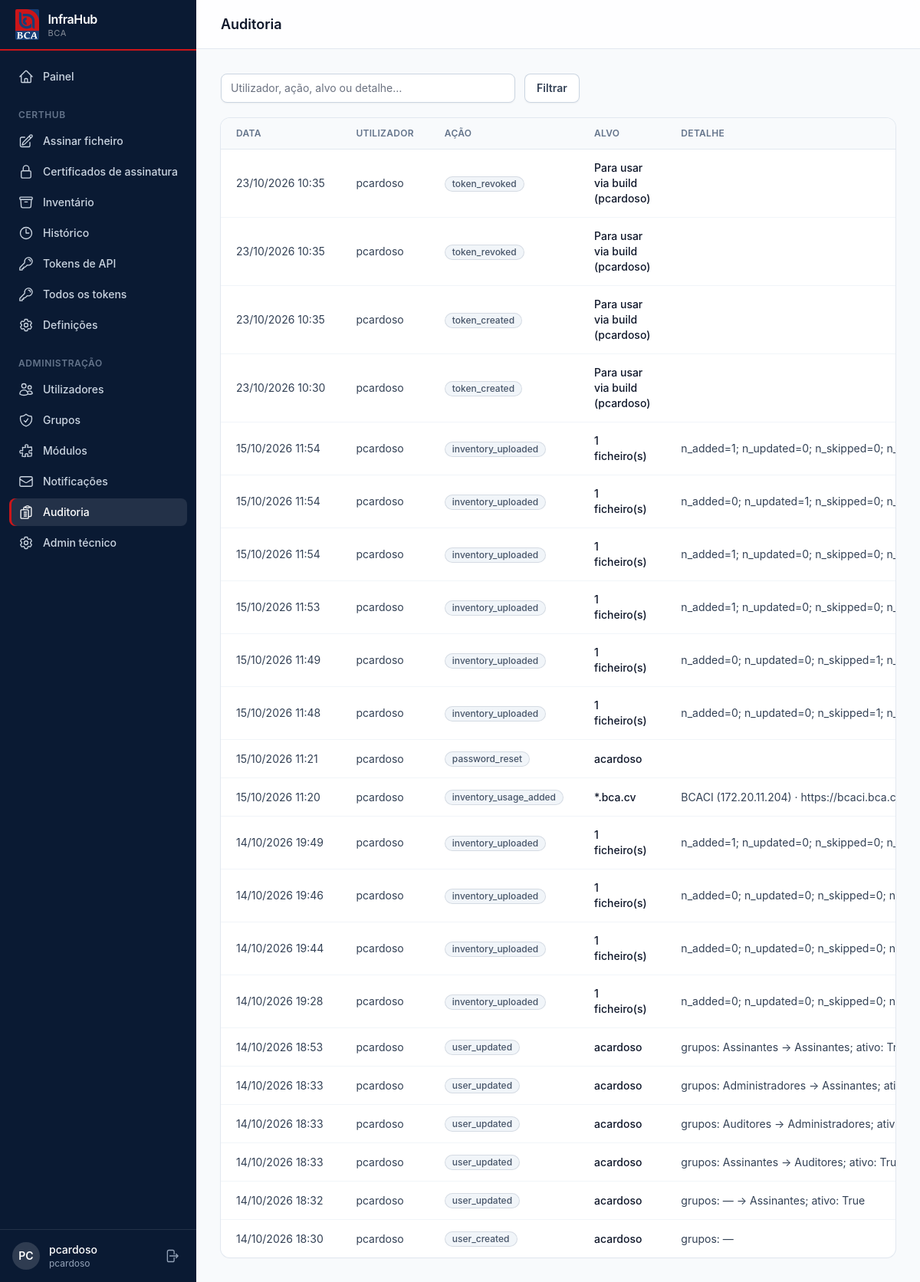
Screenshot of /manage/audit/ (signed in) with the database file from the repository.
### portal/models.py (models this page shows)
class AuditEvent(models.Model):
    user = models.ForeignKey(settings.AUTH_USER_MODEL, null=True, blank=True, on_delete=models.SET_NULL,
                             related_name="audit_events")
    username = models.CharField(max_length=150, blank=True)  # fica mesmo se o utilizador for apagado
    action = models.CharField(max_length=64)
    target = models.CharField(max_length=255, blank=True)
    detail = models.TextField(blank=True)
    ip_address = models.GenericIPAddressField(null=True, blank=True)
    created_at = models.DateTimeField(auto_now_add=True)
    class Meta:
        ordering = ["-created_at", "-id"]

### portal/manage.py (the view)
# urls.py: path("manage/audit/", manage.audit_log, name="audit"),
@perm_required("portal.view_audit")
def audit_log(request):
    qs = AuditEvent.objects.all()
    q = request.GET.get("q", "").strip()
    if q:
        qs = qs.filter(Q(username__icontains=q) | Q(action__icontains=q) | Q(target__icontains=q)
                       | Q(detail__icontains=q))
    page = Paginator(qs, 30).get_page(request.GET.get("page"))
    return render(request, "portal/audit.html", {"page": page, "q": q, "keep": f"q={q}" if q else ""})

### portal/modules.py (called while the page is built)
def all_modules() -> list[Module]:
    return list(_REGISTRY.values())

def module_for_permission(code: str) -> Module | None:
    return _BY_PERMISSION.get(code)

def module_for_path(path: str) -> Module | None:
    return next((m for m in _REGISTRY.values() if path.startswith(m.url_prefix)), None)

def disabled_keys(user=None) -> set[str]:
    from .models import ModuleState
    if user is not None and hasattr(user, "_disabled_modules"):
        return user._disabled_modules
    keys = set(ModuleState.objects.filter(enabled=False).values_list("key", flat=True))
    if user is not None:
        user._disabled_modules = keys
    return keys

def is_enabled(module: Module, user=None) -> bool:
    return module.key not in disabled_keys(user)

def user_can_access(user, module: Module) -> bool:
    if not (user and user.is_authenticated and user.is_active):
        return False
    return is_enabled(module, user) and user.has_perm(module.access_perm)

def accessible_modules(user) -> list[Module]:
    return [m for m in all_modules() if user_can_access(user, m)]

### portal/permissions.py (called while the page is built)
def perm_required(code):
    def decorator(view):
        @wraps(view)
        @login_required
        def wrapper(request, *args, **kwargs):
            module = modules.module_for_permission(code)
            if module and not modules.user_can_access(request.user, module):
                raise PermissionDenied  # sem acesso ao módulo, ou módulo desligado (também para superadministradores)
            if not request.user.has_perm(code):
                raise PermissionDenied
            return view(request, *args, **kwargs)
        return wrapper
    return decorator

### portal/templates/portal/audit.html (shortened to what this page needs)
{% extends "base.html" %}
{% block heading %}Auditoria{% endblock %}
{% block content %}
<form method="get" class="mb-5 flex gap-3">
  <input type="search" name="q" value="{{ q }}" placeholder="Utilizador, ação, alvo ou detalhe…" class="block w-full rounded-lg border-slate-300 text-sm shadow-sm focus:border-brand-500 focus:ring-brand-500 sm:max-w-sm">
  <button class="btn-secondary" type="submit">Filtrar</button>
</form>
<div class="card overflow-hidden"><div class="overflow-x-auto">
<table class="min-w-full divide-y divide-slate-200">
  <thead class="bg-slate-50"><tr><th class="th">Data</th><th class="th">Utilizador</th><th class="th">Ação</th><th class="th">Alvo</th><th class="th">Detalhe</th><th class="th">IP</th></tr></thead>
  <tbody class="divide-y divide-slate-100">
  {% for e in page %}
    <tr>
      <td class="td whitespace-nowrap">{{ e.created_at|date:"d/m/Y H:i" }}</td>
      <td class="td">{{ e.username|default:"—" }}</td>
      <td class="td"><span class="badge-slate">{{ e.action }}</span></td>
      <td class="td font-medium text-slate-900">{{ e.target }}</td>
      <td class="td max-w-md truncate" title="{{ e.detail }}">{{ e.detail }}</td>
    </tr>
  {% empty %}
    <tr><td colspan="6" class="px-5 py-12 text-center text-sm text-slate-500">Sem eventos.</td></tr>
  {% endfor %}
  </tbody>
</table></div>
</div>
{% endblock %}

### templates/base.html (shortened to what this page needs)
{% load static %}<!doctype html>
<html lang="pt" class="h-full bg-slate-50">
<head>
  <link rel="stylesheet" href="{% static 'css/app.css' %}">
</head>
<body class="h-full font-sans text-slate-800 antialiased">
<aside id="sidebar" class="fixed inset-y-0 left-0 z-40 flex w-64 -translate-x-full flex-col bg-brand-900 transition-transform lg:translate-x-0">
  <div class="flex h-16 items-center gap-3 px-5">
    <img src="{% static 'img/bca-logo.png' %}" alt="BCA" class="h-10 w-auto rounded-sm">
    <span class="leading-tight">
      <span class="block text-base font-semibold tracking-tight text-white">InfraHub</span>
      <span class="block text-[11px] uppercase tracking-wider text-white/50">BCA</span>
    </span>
  </div>
  <div class="h-0.5 bg-accent"></div>
  <nav class="mt-4 flex-1 space-y-1 overflow-y-auto px-3 text-sm font-medium">
    {% include "_nav_item.html" with url=nav_home.url label="Painel" icon=nav_home.icon active=nav_home.active %}
    {% for section in nav_sections %}
    <div class="px-3 pb-1 pt-5 text-xs font-semibold uppercase tracking-wider text-slate-500">{{ section.module.name }}</div>
    {% for it in section.items %}{% include "_nav_item.html" with url=it.url label=it.label icon=it.icon active=it.active %}{% endfor %}
    {% endfor %}
    {% if nav_admin %}
    <div class="px-3 pb-1 pt-5 text-xs font-semibold uppercase tracking-wider text-slate-500">Administração</div>
    {% for it in nav_admin %}{% include "_nav_item.html" with url=it.url label=it.label icon=it.icon active=it.active %}{% endfor %}
    {% endif %}
  </nav>
  <div class="border-t border-white/10 p-4">
    <div class="flex items-center gap-3">
      <a href="{% url 'portal:account' %}" class="flex min-w-0 flex-1 items-center gap-3 rounded-lg hover:bg-white/5" title="A minha conta">
        <span class="flex h-9 w-9 shrink-0 items-center justify-center rounded-full bg-white/15 text-sm font-semibold uppercase text-white">{{ user.username|slice:":2" }}</span>
        <span class="min-w-0 flex-1">
          <span class="block truncate text-sm font-medium text-white">{{ user.get_full_name|default:user.username }}</span>
          <span class="block truncate text-xs text-slate-400">{{ user.email|default:user.username }}</span>
        </span>
      </a>
      <form method="post" action="{% url 'portal:logout' %}">{% csrf_token %}
        <button title="Terminar sessão" class="rounded-md p-1.5 text-slate-400 hover:bg-white/10 hover:text-white">
          <svg class="h-5 w-5" fill="none" viewBox="0 0 24 24" stroke="currentColor" stroke-width="1.6"><path stroke-linecap="round" stroke-linejoin="round" d="M15.75 9V5.25A2.25 2.25 0 0 0 13.5 3h-6a2.25 2.25 0 0 0-2.25 2.25v13.5A2.25 2.25 0 0 0 7.5 21h6a2.25 2.25 0 0 0 2.25-2.25V15m3 0 3-3m0 0-3-3m3 3H9"/></svg>
        </button>
      </form>
    </div>
  </div>
</aside>
<div class="lg:pl-64">
  <header class="sticky top-0 z-20 flex h-16 items-center gap-4 border-b border-slate-200 bg-white/80 px-4 backdrop-blur sm:px-6 lg:px-8">
    <h1 class="text-lg font-semibold text-slate-900">{% block heading %}{% endblock %}</h1>
  </header>
  <main class="mx-auto max-w-7xl px-4 py-8 sm:px-6 lg:px-8">
    {% block content %}{% endblock %}
  </main>
</div>
</body>
</html>

### templates/_nav_item.html
<a href="{{ url }}" class="flex items-center gap-3 rounded-lg px-3 py-2 {% if active %}bg-white/10 text-white shadow-[inset_3px_0_0_0_#cc1519]{% else %}text-slate-300 hover:bg-white/5 hover:text-white{% endif %}">
  <svg class="h-5 w-5 shrink-0" fill="none" viewBox="0 0 24 24" stroke="currentColor" stroke-width="1.6"><path stroke-linecap="round" stroke-linejoin="round" d="{{ icon }}"/></svg>{{ label }}</a>

### rows the page displays
AuditEvent: created_at "23/10/2026 10:35", username "pcardoso", action "token_revoked", target "Para usar via build (pcardoso)"
AuditEvent: created_at "23/10/2026 10:35", username "pcardoso", action "token_revoked", target "Para usar via build (pcardoso)"
AuditEvent: created_at "23/10/2026 10:35", username "pcardoso", action "token_created", target "Para usar via build (pcardoso)"
AuditEvent: created_at "23/10/2026 10:30", username "pcardoso", action "token_created", target "Para usar via build (pcardoso)"
AuditEvent: created_at "15/10/2026 11:54", username "pcardoso", action "inventory_uploaded", target "1 ficheiro(s)", detail "n_added=1; n_updated=0; n_skipped=0;…"
AuditEvent: created_at "15/10/2026 11:54", username "pcardoso", action "inventory_uploaded", target "1 ficheiro(s)", detail "n_added=0; n_updated=1; n_skipped=0;…"
AuditEvent: created_at "15/10/2026 11:54", username "pcardoso", action "inventory_uploaded", target "1 ficheiro(s)", detail "n_added=1; n_updated=0; n_skipped=0;…"
AuditEvent: created_at "15/10/2026 11:53", username "pcardoso", action "inventory_uploaded", target "1 ficheiro(s)", detail "n_added=1; n_updated=0; n_skipped=0;…"
AuditEvent: created_at "15/10/2026 11:49", username "pcardoso", action "inventory_uploaded", target "1 ficheiro(s)", detail "n_added=0; n_updated=0; n_skipped=1;…"
AuditEvent: created_at "15/10/2026 11:48", username "pcardoso", action "inventory_uploaded", target "1 ficheiro(s)", detail "n_added=0; n_updated=0; n_skipped=1;…"
AuditEvent: created_at "15/10/2026 11:21", username "pcardoso", action "password_reset", target "acardoso"
AuditEvent: created_at "15/10/2026 11:20", username "pcardoso", action "inventory_usage_added", target "*.bca.cv", detail "BCACI (172.20.11.204) ·…"
AuditEvent: created_at "14/10/2026 19:49", username "pcardoso", action "inventory_uploaded", target "1 ficheiro(s)", detail "n_added=1; n_updated=0; n_skipped=0;…"
AuditEvent: created_at "14/10/2026 19:46", username "pcardoso", action "inventory_uploaded", target "1 ficheiro(s)", detail "n_added=0; n_updated=0; n_skipped=0;…"
AuditEvent: created_at "14/10/2026 19:44", username "pcardoso", action "inventory_uploaded", target "1 ficheiro(s)", detail "n_added=0; n_updated=0; n_skipped=0;…"
AuditEvent: created_at "14/10/2026 19:28", username "pcardoso", action "inventory_uploaded", target "1 ficheiro(s)", detail "n_added=0; n_updated=0; n_skipped=0;…"
AuditEvent: created_at "14/10/2026 18:53", username "pcardoso", action "user_updated", target "acardoso", detail "grupos: Assinantes → Assinantes; ativo:…"
AuditEvent: created_at "14/10/2026 18:33", username "pcardoso", action "user_updated", target "acardoso", detail "grupos: Administradores → Assinantes;…"
AuditEvent: created_at "14/10/2026 18:33", username "pcardoso", action "user_updated", target "acardoso", detail "grupos: Auditores → Administradores;…"
AuditEvent: created_at "14/10/2026 18:33", username "pcardoso", action "user_updated", target "acardoso", detail "grupos: Assinantes → Auditores; ativo:…"
AuditEvent: created_at "14/10/2026 18:32", username "pcardoso", action "user_updated", target "acardoso", detail "grupos: — → Assinantes; ativo: True"
AuditEvent: created_at "14/10/2026 18:30", username "pcardoso", action "user_created", target "acardoso", detail "grupos: —"

### other values shown
{{ label }} "Painel" "Assinar ficheiro" "Certificados de assinatura" "Inventário" "Histórico" "Tokens de API" "Todos os tokens" "Definições" "Utilizadores" "Grupos" "Módulos" "Notificações" "Auditoria" "Admin técnico"
{{ section.module.name }} "CERTHUB"
{{ user.username|slice:":2" }} "PC"
{{ user.get_full_name|default:user.username }} "pcardoso"
{{ user.email|default:user.username }} "pcardoso"
